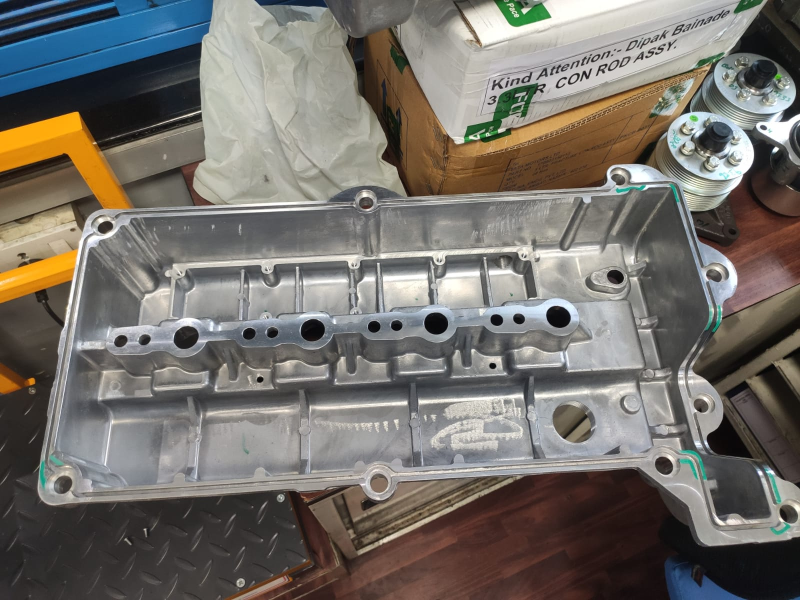
#> input picture 20260717_090122000_iOS.jpg, 1600 x 1200 px (shown at 1/2 size); its folder holds only this picture in this run
$ python -i segment_part.py   (imports and definitions only)   (older library calls are emulated)
#> lines starting #> are read from the running program, lines starting #| are printed output that depends on the picture; after the words box and inside, x2 and y2 are one past the last pixel; in counts of white or black regions, pixels touching at a corner belong together
### project (1)/utils.py
"""
utils.py
--------
Generic helper functions used across the pipeline:
- File I/O that is safe with unicode paths
- Downscale-for-processing / rescale-back-to-original helpers
- Auto-Canny threshold computation
- Morphological kernel builder
"""

import os
import cv2
import numpy as np

import config

# HEIC/HEIF (iPhone's default camera format since iOS 11) is not decodable
# by OpenCV's imdecode. pillow-heif registers a libheif-backed codec with
# Pillow so we can open it there and hand the pixels to OpenCV as a normal
# BGR array. This registration is optional at import time so the rest of
# the pipeline still works (for jpg/png/etc.) even if pillow-heif isn't
# installed -- read_image() raises a clear, actionable error only if a
# .heic/.heif file is actually encountered without it.
try:
    import pillow_heif
    pillow_heif.register_heif_opener()
#> (this line was passed over: pillow_heif is not available in this run)
    _HEIF_AVAILABLE = True
except ImportError:
    _HEIF_AVAILABLE = False

from PIL import Image, ImageOps

_HEIF_EXTENSIONS = (".heic", ".heif")


# [15 lines left out: functions ensure_dirs, list_images, not called in this run]


def read_image(path):
    """
    Read an image as BGR (uint8, HxWx3), regardless of source format.

    HEIC/HEIF files are decoded through Pillow + pillow-heif (OpenCV cannot
    read them directly) and EXIF orientation is applied so a photo that a
    phone stored sideways/upside-down comes out right-side-up -- the same
    way it appears in the phone's own gallery. Every other format goes
    through cv2.imdecode(fromfile(...)) instead of cv2.imread, which is more
    reliable with unicode/non-ASCII paths.
    """
    ext = os.path.splitext(path)[1].lower()

    if ext in _HEIF_EXTENSIONS:
        if not _HEIF_AVAILABLE:
            raise IOError(
                f"Cannot read '{path}': HEIC/HEIF support needs the "
                f"'pillow-heif' package. Install it with: "
                f"pip install pillow-heif"
            )
        pil_image = Image.open(path)
        pil_image = ImageOps.exif_transpose(pil_image)  # correct phone rotation
        pil_image = pil_image.convert("RGB")
        rgb = np.array(pil_image)
        return cv2.cvtColor(rgb, cv2.COLOR_RGB2BGR)

    data = np.fromfile(path, dtype=np.uint8)
    image = cv2.imdecode(data, cv2.IMREAD_COLOR)
    if image is None:
        raise IOError(f"Could not read image (corrupt or unsupported): {path}")
    return image


# [10 lines left out: function save_image, not called in this run]


def resize_for_processing(image, max_dim=None):
    """
    Downscale image so its longest side == max_dim (keeps aspect ratio).
    Returns (resized_image, scale_factor). scale_factor == 1.0 if no resize
    was needed. Multiply processing-resolution coordinates by (1/scale_factor)
    -- i.e. divide by scale_factor -- to map back to original resolution.
    """
    if max_dim is None:
        max_dim = config.RESIZE_MAX_DIM
    h, w = image.shape[:2]
    longest = max(h, w)
    if longest <= max_dim:
        return image.copy(), 1.0
    scale = max_dim / float(longest)
    resized = cv2.resize(image, (int(round(w * scale)), int(round(h * scale))),
                          interpolation=cv2.INTER_AREA)
    return resized, scale


def map_points_to_original(points, scale, border_px, original_shape):
    """
    Map contour points found on a (bordered + resized) working image back to
    original image coordinates: subtract the border offset, then divide by
    the resize scale. Clips to the original image bounds.
    """
    h, w = original_shape[:2]
    pts = points.astype(np.float32).reshape(-1, 2)
    pts -= border_px
    pts /= scale
    pts[:, 0] = np.clip(pts[:, 0], 0, w - 1)
    pts[:, 1] = np.clip(pts[:, 1], 0, h - 1)
    return pts.astype(np.int32).reshape(-1, 1, 2)


def get_morph_kernel(shape=None, size=None):
    """Build a structuring element from config-friendly string names."""
    if shape is None:
        shape = config.MORPH_KERNEL_SHAPE
    if size is None:
        size = config.MORPH_KERNEL_SIZE
    shape_map = {
        "rect": cv2.MORPH_RECT,
        "ellipse": cv2.MORPH_ELLIPSE,
        "cross": cv2.MORPH_CROSS,
    }
    return cv2.getStructuringElement(shape_map.get(shape, cv2.MORPH_ELLIPSE), size)


def auto_canny(gray, percentile=None, floor=None, lower_ratio=None):
    """
    Compute (lower, upper) Canny thresholds from the image's own Sobel
    gradient-magnitude distribution.

    NOTE: This intentionally does NOT use the common "median pixel
    intensity" auto-Canny heuristic. That heuristic assumes textured natural
    photos and badly over-estimates thresholds on industrial part images,
    which are mostly large flat regions (uniform part + uniform background)
    with a comparatively low-magnitude gradient jump only at the boundary.
    Deriving thresholds from the gradient magnitude itself is robust to that
    flat-region composition and to overall image brightness/exposure.
    """
    if percentile is None:
        percentile = config.AUTO_CANNY_GRADIENT_PERCENTILE
    if floor is None:
        floor = config.AUTO_CANNY_MIN_UPPER
    if lower_ratio is None:
        lower_ratio = config.AUTO_CANNY_LOWER_RATIO

    sobel_x = cv2.Sobel(gray, cv2.CV_64F, 1, 0, ksize=3)
    sobel_y = cv2.Sobel(gray, cv2.CV_64F, 0, 1, ksize=3)
    magnitude = cv2.magnitude(sobel_x, sobel_y)

    upper = max(float(np.percentile(magnitude, percentile)), float(floor))
    lower = upper * lower_ratio
    return int(lower), int(upper)


def basename_no_ext(path):
    return os.path.splitext(os.path.basename(path))[0]


def log(msg):
    if config.VERBOSE:
        print(msg)

### project (1)/segment_part.py
"""
segment_part.py
----------------
Core classical Computer Vision pipeline for extracting an automotive part
region from a raw mobile-camera photo:

    1. Read image
    2. Grayscale conversion
    3. Gaussian Blur
    4. Canny Edge Detection
    5. Morphological Closing
    6. Largest Contour Detection
    7. Contour Refinement (approxPolyDP + optional convexHull)
    8. Binary Mask generation
    9. Part extraction (segmented + cropped + contour overlay)

No deep learning / no external trained models -- pure OpenCV + NumPy.

The main entry point is `process_image(path)`, which returns a dict holding
every intermediate result (for visualization) plus the final outputs.
"""

import time
import cv2
import numpy as np

import config
import utils


def load_and_preprocess(image_bgr):
    """
    Steps 1-3: resize for processing, add a border, grayscale, Gaussian blur.

    Returns a dict with every intermediate array plus bookkeeping needed to
    map results back to the original resolution later.
    """
    resized, scale = utils.resize_for_processing(image_bgr)

    border = config.ADD_BORDER_PX
    if config.BORDER_MODE == "constant":
        bordered = cv2.copyMakeBorder(
            resized, border, border, border, border,
            cv2.BORDER_CONSTANT, value=config.BORDER_COLOR
        )
    else:
        bordered = cv2.copyMakeBorder(
            resized, border, border, border, border, cv2.BORDER_REPLICATE
        )

    gray = cv2.cvtColor(bordered, cv2.COLOR_BGR2GRAY)
    blurred = cv2.GaussianBlur(gray, config.GAUSSIAN_KERNEL_SIZE, config.GAUSSIAN_SIGMA)

    return {
        "resized": resized,
        "scale": scale,
        "border": border,
        "bordered": bordered,
        "gray": gray,
        "blurred": blurred,
    }


def detect_edges(blurred):
    """Step 4: Canny edge detection with optional auto-thresholding."""
    if config.USE_AUTO_CANNY:
        low, high = utils.auto_canny(blurred)
    else:
        low, high = config.CANNY_LOW_THRESHOLD, config.CANNY_HIGH_THRESHOLD

    edges = cv2.Canny(
        blurred, low, high,
        apertureSize=config.CANNY_APERTURE_SIZE,
        L2gradient=config.CANNY_L2_GRADIENT,
    )
    return edges, (low, high)


def apply_morphological_closing(edges):
    """
    Step 5: Morphological Closing to bridge gaps in the edge map and form
    continuous, closed contours. Optionally followed by a light dilation
    pass, which helps a lot on metal parts with specular-highlight gaps.
    """
    kernel = utils.get_morph_kernel(config.MORPH_KERNEL_SHAPE, config.MORPH_KERNEL_SIZE)
    closed = cv2.morphologyEx(
        edges, cv2.MORPH_CLOSE, kernel, iterations=config.MORPH_CLOSE_ITERATIONS
    )

    if config.APPLY_EXTRA_DILATION:
        dkernel = utils.get_morph_kernel("ellipse", config.DILATION_KERNEL_SIZE)
        closed = cv2.dilate(closed, dkernel, iterations=config.DILATION_ITERATIONS)

    return closed


def find_largest_contour(binary_image, min_area_ratio=None):
    """
    Step 6: Find all contours, filter tiny noise contours, and pick the one
    with maximum area (assumed to be the part).

    Returns (largest_contour_or_None, all_filtered_contours, total_area_px).
    """
    if min_area_ratio is None:
        min_area_ratio = config.MIN_CONTOUR_AREA_RATIO

    retrieval = cv2.RETR_EXTERNAL if config.CONTOUR_RETRIEVAL_MODE == "external" else cv2.RETR_LIST
    contours, _ = cv2.findContours(binary_image, retrieval, cv2.CHAIN_APPROX_SIMPLE)

    if not contours:
        return None, [], 0

    image_area = binary_image.shape[0] * binary_image.shape[1]
    min_area = image_area * min_area_ratio

    filtered = [c for c in contours if cv2.contourArea(c) >= min_area]
    if not filtered:
        return None, [], 0

    largest = max(filtered, key=cv2.contourArea)
    return largest, filtered, image_area


# [26 lines left out: function otsu_fallback_contour, not called in this run]


def refine_contour(contour):
    """
    Step 7: Smooth/clean the raw contour.
    - approxPolyDP removes small jagged noise while preserving overall shape
    - convexHull (optional, config-controlled) further smooths outline noise
      from reflections; disabled-by-force for concave parts like brackets.
    """
    perimeter = cv2.arcLength(contour, True)
    epsilon = config.APPROX_POLY_EPSILON_FACTOR * perimeter
    approx = cv2.approxPolyDP(contour, epsilon, True)

    refined = approx
    used_hull = False
    if config.USE_CONVEX_HULL or config.FORCE_CONVEX_HULL:
        hull = cv2.convexHull(approx)
        # Only prefer the hull if it doesn't inflate area drastically, unless
        # the config forces it -- keeps concave bracket shapes intact.
        hull_area = cv2.contourArea(hull)
        approx_area = cv2.contourArea(approx)
        if config.FORCE_CONVEX_HULL or (approx_area > 0 and hull_area / approx_area < 1.15):
            refined = hull
            used_hull = True

    return refined, used_hull


def build_mask(shape_hw, contour):
    """
    Step 8: Rasterize the refined contour into a filled binary mask
    (255 = part, 0 = background), then smooth the boundary slightly to
    remove pixel-level jaggedness.
    """
    mask = np.zeros(shape_hw, dtype=np.uint8)
    cv2.drawContours(mask, [contour], -1, 255, thickness=cv2.FILLED)

    if config.MASK_SMOOTH_BLUR_KERNEL and config.MASK_SMOOTH_BLUR_KERNEL != (0, 0):
        mask = cv2.GaussianBlur(mask, config.MASK_SMOOTH_BLUR_KERNEL, 0)
        _, mask = cv2.threshold(mask, config.MASK_SMOOTH_THRESHOLD, 255, cv2.THRESH_BINARY)

    return mask


def extract_segmented(original_bgr, mask, background=None):
    """
    Step 9a: Apply the mask to the full-resolution original image, removing
    the background according to config.SEGMENTED_BACKGROUND.
    """
    if background is None:
        background = config.SEGMENTED_BACKGROUND

    if background == "transparent":
        b, g, r = cv2.split(original_bgr)
        bgra = cv2.merge([b, g, r, mask])
        return bgra

    result = original_bgr.copy()
    bg_color = (255, 255, 255) if background == "white" else (0, 0, 0)
    result[mask == 0] = bg_color
    return result


def extract_cropped(segmented, bbox, padding, image_shape):
    """Step 9b: Tight crop of the segmented output around the part's bbox."""
    h, w = image_shape[:2]
    x, y, bw, bh = bbox
    x0 = max(0, x - padding)
    y0 = max(0, y - padding)
    x1 = min(w, x + bw + padding)
    y1 = min(h, y + bh + padding)
    return segmented[y0:y1, x0:x1]


def draw_contour_overlay(original_bgr, largest_contour_orig, refined_contour_orig):
    """Step 9c: Draw the raw largest contour and the refined contour on top
    of the original image for visual QA."""
    overlay = original_bgr.copy()
    if largest_contour_orig is not None:
        cv2.drawContours(overlay, [largest_contour_orig], -1,
                          config.VIS_LARGEST_CONTOUR_COLOR, config.VIS_CONTOUR_THICKNESS)
    if refined_contour_orig is not None:
        cv2.drawContours(overlay, [refined_contour_orig], -1,
                          config.VIS_REFINED_CONTOUR_COLOR, config.VIS_CONTOUR_THICKNESS)
    return overlay


def process_image(path):
    """
    Run the full pipeline on a single image file.

    Returns a result dict with keys:
      success, filename, message,
      original, gray, blurred, edges, closed,
      largest_contour_orig, refined_contour_orig, used_hull,
      mask, bbox, cropped, segmented, contour_overlay,
      area_ratio, num_contours_found, canny_thresholds, processing_time_sec
    """
    t0 = time.time()
    filename = utils.basename_no_ext(path)
    result = {"filename": filename, "success": False, "message": ""}

    try:
        original = utils.read_image(path)
    except IOError as e:
        result["message"] = str(e)
        result["processing_time_sec"] = time.time() - t0
        return result

    result["original"] = original
    h_orig, w_orig = original.shape[:2]

    # --- Steps 1-3 ---
    pre = load_and_preprocess(original)
    result["gray"] = pre["gray"]
    result["blurred"] = pre["blurred"]

    # --- Step 4 ---
    edges, canny_thresh = detect_edges(pre["blurred"])
    result["edges"] = edges
    result["canny_thresholds"] = canny_thresh

    # --- Step 5 ---
    closed = apply_morphological_closing(edges)
    result["closed"] = closed

    # --- Step 6 ---
    largest, filtered_contours, proc_area = find_largest_contour(closed)
    used_fallback = False

    if largest is None and config.ENABLE_OTSU_FALLBACK:
        used_fallback = True
        largest = otsu_fallback_contour(pre["gray"])
        filtered_contours = [largest] if largest is not None else []

    result["num_contours_found"] = len(filtered_contours)
    result["used_otsu_fallback"] = used_fallback

    if largest is None:
        result["message"] = (
            "No part contour found. The part may lack contrast against the "
            "background, or MIN_CONTOUR_AREA_RATIO may be too high."
        )
        result["processing_time_sec"] = time.time() - t0
        return result

    # Map the raw largest contour back to original-resolution coordinates
    # (for the visualization overlay).
    largest_orig = utils.map_points_to_original(
        largest, pre["scale"], pre["border"], original.shape
    )
    result["largest_contour_orig"] = largest_orig

    # --- Step 7 ---
    refined, used_hull = refine_contour(largest)
    result["used_hull"] = used_hull
    refined_orig = utils.map_points_to_original(
        refined, pre["scale"], pre["border"], original.shape
    )
    result["refined_contour_orig"] = refined_orig

    # --- Step 8 ---
    mask = build_mask((h_orig, w_orig), refined_orig)
    result["mask"] = mask

    part_area_px = int(cv2.countNonZero(mask))
    result["area_ratio"] = part_area_px / float(h_orig * w_orig)

    # --- Step 9 ---
    bbox = cv2.boundingRect(refined_orig)
    result["bbox"] = bbox

    segmented = extract_segmented(original, mask)
    result["segmented"] = segmented

    cropped = extract_cropped(segmented, bbox, config.CROP_PADDING_PX, original.shape)
    result["cropped"] = cropped

    overlay = draw_contour_overlay(original, largest_orig, refined_orig)
    result["contour_overlay"] = overlay

    result["success"] = True
    result["message"] = "OK" + (" (Otsu fallback used)" if used_fallback else "")
    result["processing_time_sec"] = time.time() - t0
    return result

>>> result = process_image('../20260717_090122000_iOS.jpg')
#> in read_image, image is the input picture: shape (1200, 1600, 3); mean B, G, R 106.3, 112.3, 116.5
#> in load_and_preprocess, `resized, scale = utils.resize_for_processing(image_bgr)`: scale = 1
#> in load_and_preprocess, `bordered = cv2.copyMakeBorder( resized, border, border, border, border..`:
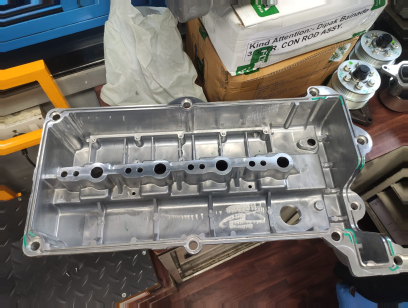
#> bordered: shape (1230, 1630, 3) (shown at 1/4 size); mean B, G, R 105, 110.9, 115.1
#> in load_and_preprocess, `gray = cv2.cvtColor(bordered, cv2.COLOR_BGR2GRAY)`:
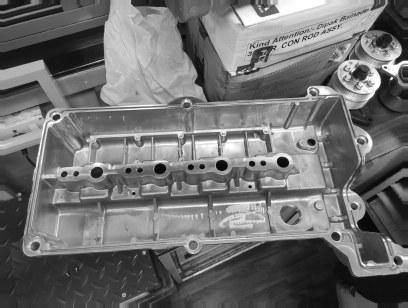
#> gray: shape (1230, 1630) (shown at 1/4 size); min 0, max 255, mean 111.5
#> in process_image, `pre = load_and_preprocess(original)`: pre = 6 items
#> in auto_canny, `sobel_x = cv2.Sobel(gray, cv2.CV_64F, 1, 0, ksize=3)`:
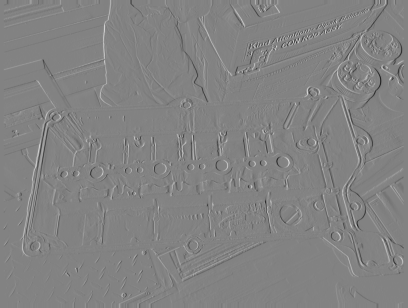
#> sobel_x: shape (1230, 1630) float64 (shown at 1/4 size); min -487, max 463, mean -0.1; drawn with min black and max white
#> in auto_canny, `sobel_y = cv2.Sobel(gray, cv2.CV_64F, 0, 1, ksize=3)`:
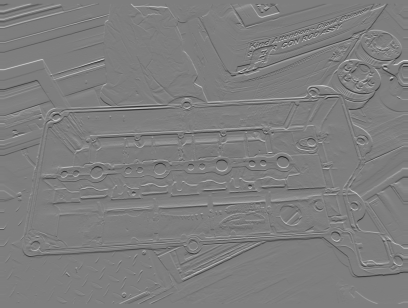
#> sobel_y: shape (1230, 1630) float64 (shown at 1/4 size); min -474, max 484, mean -0.4; drawn with min black and max white
#> in auto_canny, `magnitude = cv2.magnitude(sobel_x, sobel_y)`:
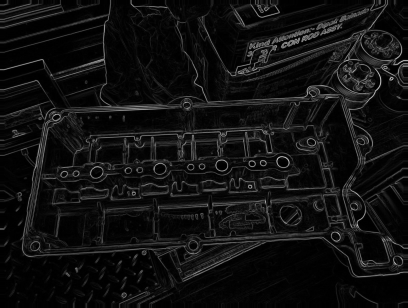
#> magnitude: shape (1230, 1630) float64 (shown at 1/4 size); min 0, max 514.2, mean 34.4; drawn with min black and max white
#> in auto_canny, `upper = max(float(np.percentile(magnitude, percentile)), float(floor))`: upper = 114.6
#> in auto_canny, `lower = upper * lower_ratio`: lower = 45.83
#> in detect_edges, `low, high = utils.auto_canny(blurred)`: low = 45; high = 114
#> in detect_edges, `edges = cv2.Canny( blurred, low, high, apertureSize=config.CANNY_APERT..`:
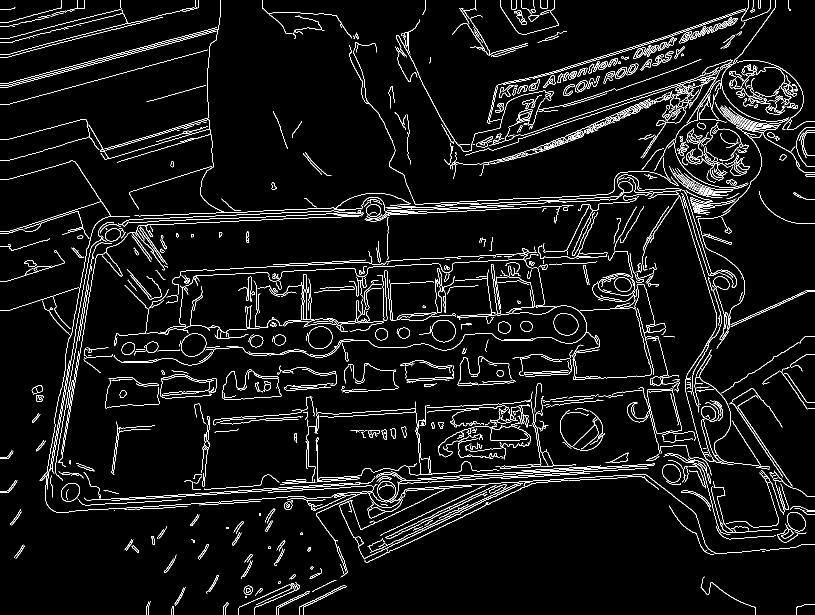
#> edges: shape (1230, 1630) (shown at 1/2 size); 5% white in thin lines or dots
#> in process_image, `edges, canny_thresh = detect_edges(pre["blurred"])`: canny_thresh = (45, 114)
#> in apply_morphological_closing, `closed = cv2.morphologyEx( edges, cv2.MORPH_CLOSE, kernel, iterations=..`:
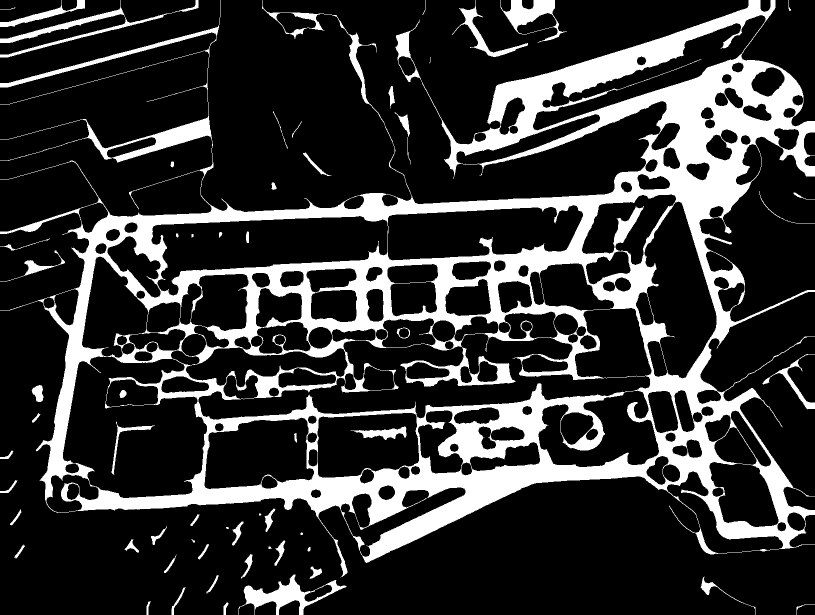
#> closed: shape (1230, 1630) (shown at 1/2 size); 20.6% white; 62 white regions (5 under 20 px), largest, box (x1, y1, x2, y2) and area: (0, 0, 1630, 1155) 378085, (477, 1149, 693, 1230) 5173, (0, 0, 397, 115) 4845
#> (the rest of the program and of its run is left out)
